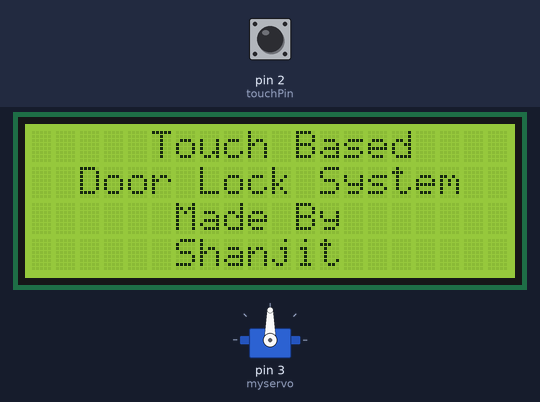
Simulated run of this sketch. Board: Arduino Uno, built with avr-gcc and run on an emulated ATmega328P. Shown: 20×4 character LCD, servo. The test bench sets the inputs (shaded band); at power-on: pin 2 (touchPin) LOW.

Above: at 1.3 s.
1.4 s: pin 2 (touchPin) pulled HIGH for 1 s
At 3.3 s:
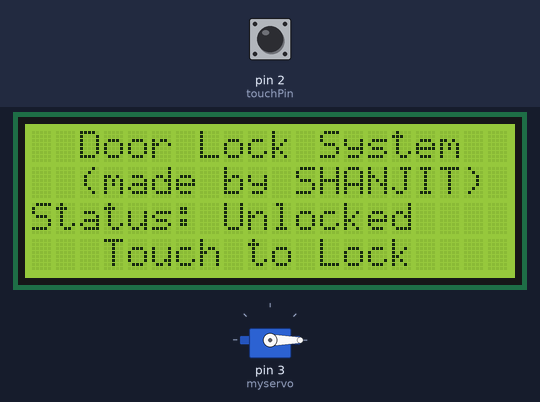
4.1 s: pin 2 (touchPin) pulled HIGH for 0.15 s
At 5.5 s:
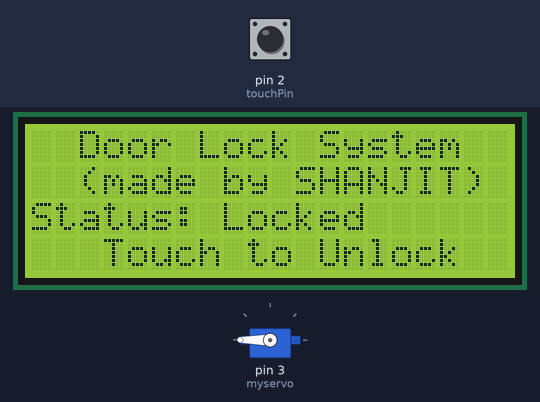
6.1 s: pin 2 (touchPin) pulled HIGH for 3.2 s
At 6.5 s:
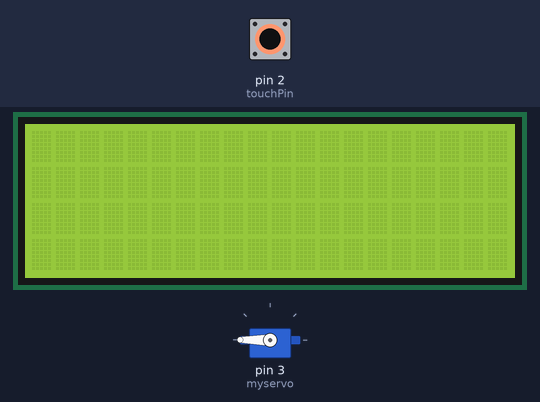
Timing chart, 0 to 11.3 s (numbered marks = the images above; inputs shaded):
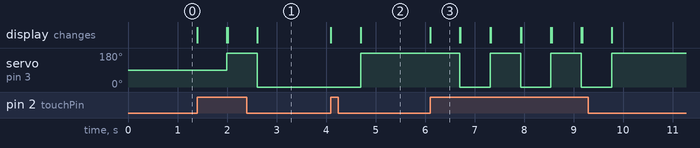

The sketch:

lcd_servo_door_lock.ino
```cpp
//Prateek
//www.prateeks.in

#include <Servo.h>
#include <Wire.h>
#include <LiquidCrystal_I2C.h>

LiquidCrystal_I2C lcd(0x27,20,4);
const int servoPin = 3;
const int touchPin = 2;
int touchState = 0;
int directionState = 0;
Servo myservo;
int pos = 0;

void setup() {
lcd.init();                      // initialize the lcd
lcd.init();
lcd.backlight();
lcd.setCursor(4, 0);
lcd.print(" Touch Based");
lcd.setCursor(2, 1);
lcd.print("Door Lock System");
lcd.setCursor(6, 2);
lcd.print("Made By");
lcd.setCursor(6, 3);
lcd.print("Shanjit");
myservo.attach(3);
pinMode(touchPin, INPUT);

}

void loop(){
touchState = digitalRead(touchPin);
if (directionState == 0){
if (touchState == HIGH) {
directionState = 1;
for(pos = 0; pos < 180; pos += 1)

lcd.clear();
lcd.setCursor(2, 0);
lcd.print("Door Lock System");
lcd.setCursor(2, 1);
lcd.print("(made by SHANJIT)");
lcd.setCursor(0, 2);
lcd.print("Status: Locked");
lcd.setCursor(3, 3);
lcd.print("Touch to Unlock");
{
myservo.write(pos);
delay(15); // waits 15ms to reach the position
}
}

} else if (directionState == 1) {
if (touchState == HIGH) {
directionState = 0;

for (pos = 180; pos>=1; pos -=1)

lcd.clear();
lcd.setCursor(2, 0);
lcd.print("Door Lock System");
lcd.setCursor(2, 1);
lcd.print("(made by SHANJIT)");
lcd.setCursor(0, 2);
lcd.print("Status: Unlocked");
lcd.setCursor(3, 3);
lcd.print("Touch to Lock");
{
myservo.write(pos);
delay(15);
}
}
}
}
```

Measured:
- after the input at 1.4 s, servo on pin 3 (myservo): 90° → 180° after 0.60 s, → 0° 0.61 s later; the display: first changes at once (image 1 shows a later state)
- after the input at 4.1 s, servo on pin 3 (myservo): 0° → 180° after 0.60 s; the display: first changes at once (image 2 shows a later state)
- after the input at 6.1 s, servo on pin 3 (myservo): alternates 180° for 0.61 s and 0° for 0.61 s, 6 changes in all, then stays 180°, starting after 0.60 s; the display: changes at once (image 3)
- what the display in image 3 shows lasts 0.6 s, from 6.1 s to 6.7 s
